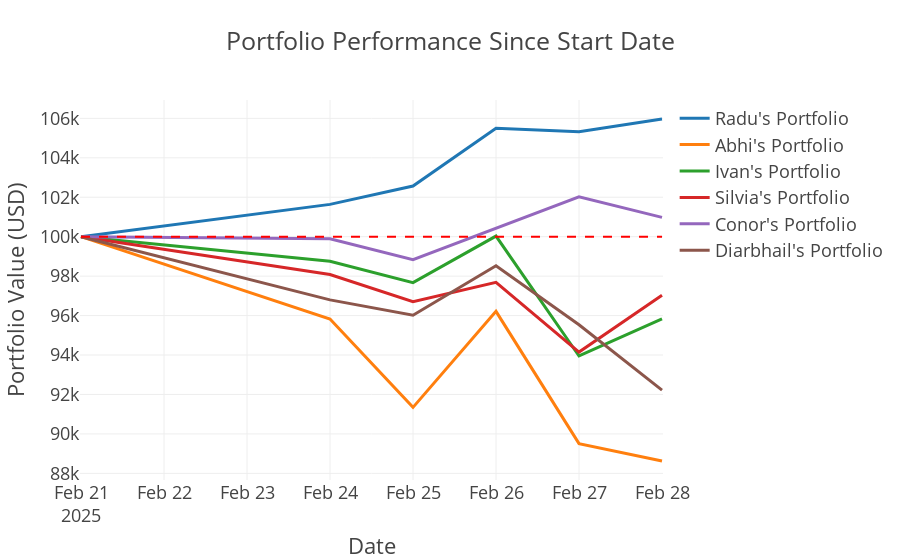

Source (notebook cell):
### Code cell
# Plot the portfolio values over time using Plotly
fig = go.Figure()

# Plot individual portfolios
for name in portfolio_values.columns:
    fig.add_trace(go.Scatter(
        x=portfolio_values.index,
        y=portfolio_values[name],
        name=f"{name}'s Portfolio",
        mode='lines'
    ))

# Add a horizontal line for initial investment
fig.add_shape(
    type="line",
    x0=portfolio_values.index[0],
    y0=INITIAL_VALUE_USD,
    x1=portfolio_values.index[-1],
    y1=INITIAL_VALUE_USD,
    line=dict(color="red", width=2, dash="dash")
)

# Update layout
fig.update_layout(
    title='Portfolio Performance Since Start Date',
    xaxis_title='Date',
    yaxis_title='Portfolio Value (USD)',
    template='presentation',
    hovermode='x unified'
)

# Show the figure
fig.show()

### Figure 1 — Plotly figure (JSON) as saved in the notebook; plotly's stock layout.template omitted (floating-point values rounded to 4 significant figures)
{"data": [{"mode": "lines", "name": "Radu's Portfolio", "type": "scatter", "x": ["2025-02-21T00:00:00.000000000", "2025-02-24T00:00:00.000000000", "2025-02-25T00:00:00.000000000", "2025-02-26T00:00:00.000000000", "2025-02-27T00:00:00.000000000", "2025-02-28T00:00:00.000000000"], "y": [100000.0, 101600.0, 102600.0, 105500.0, 105300.0, 106000.0]}, {"mode": "lines", "name": "Abhi's Portfolio", "type": "scatter", "x": ["2025-02-21T00:00:00.000000000", "2025-02-24T00:00:00.000000000", "2025-02-25T00:00:00.000000000", "2025-02-26T00:00:00.000000000", "2025-02-27T00:00:00.000000000", "2025-02-28T00:00:00.000000000"], "y": [100000.0, 95820.0, 91350.0, 96210.0, 89510.0, 88630.0]}, {"mode": "lines", "name": "Ivan's Portfolio", "type": "scatter", "x": ["2025-02-21T00:00:00.000000000", "2025-02-24T00:00:00.000000000", "2025-02-25T00:00:00.000000000", "2025-02-26T00:00:00.000000000", "2025-02-27T00:00:00.000000000", "2025-02-28T00:00:00.000000000"], "y": [100000.0, 98760.0, 97670.0, 100000.0, 93950.0, 95830.0]}, {"mode": "lines", "name": "Silvia's Portfolio", "type": "scatter", "x": ["2025-02-21T00:00:00.000000000", "2025-02-24T00:00:00.000000000", "2025-02-25T00:00:00.000000000", "2025-02-26T00:00:00.000000000", "2025-02-27T00:00:00.000000000", "2025-02-28T00:00:00.000000000"], "y": [100000.0, 98080.0, 96700.0, 97680.0, 94150.0, 97030.0]}, {"mode": "lines", "name": "Conor's Portfolio", "type": "scatter", "x": ["2025-02-21T00:00:00.000000000", "2025-02-24T00:00:00.000000000", "2025-02-25T00:00:00.000000000", "2025-02-26T00:00:00.000000000", "2025-02-27T00:00:00.000000000", "2025-02-28T00:00:00.000000000"], "y": [100000.0, 99890.0, 98830.0, 100400.0, 102000.0, 101000.0]}, {"mode": "lines", "name": "Diarbhail's Portfolio", "type": "scatter", "x": ["2025-02-21T00:00:00.000000000", "2025-02-24T00:00:00.000000000", "2025-02-25T00:00:00.000000000", "2025-02-26T00:00:00.000000000", "2025-02-27T00:00:00.000000000", "2025-02-28T00:00:00.000000000"], "y": [100000.0, 96800.0, 96010.0, 98520.0, 95530.0, 92220.0]}], "layout": {"hovermode": "x unified", "shapes": [{"line": {"color": "red", "dash": "dash", "width": 2}, "type": "line", "x0": "2025-02-21T00:00:00", "x1": "2025-02-28T00:00:00", "y0": 100000, "y1": 100000}], "title": {"text": "Portfolio Performance Since Start Date"}, "xaxis": {"title": {"text": "Date"}}, "yaxis": {"title": {"text": "Portfolio Value (USD)"}}}}
